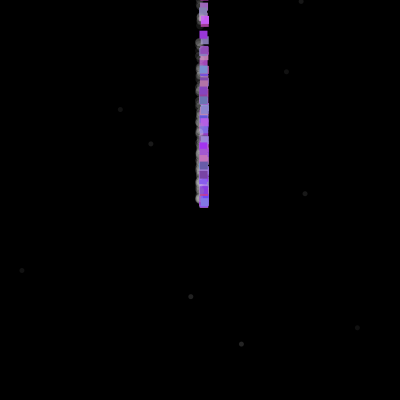
Frame 1 (no input)
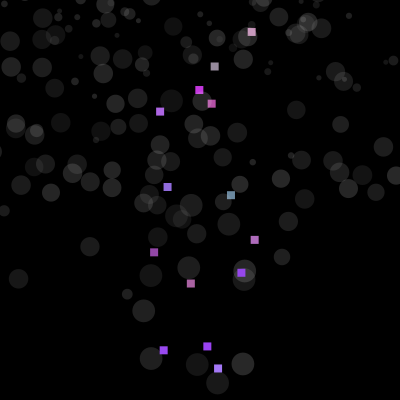
Frame 60 (the mouse pressed at the canvas centre just before this capture)
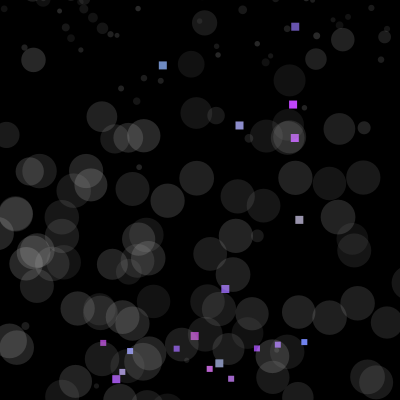
Frame 120 (the mouse held since frame 60 and released just before this capture)

The Processing sketch that drew these frames (run headless with seeded random() and noise(); from frame 60 on, the mouse is pressed at the canvas centre):

// Processing sketch: processing_41642
// ── processing_41642.pde

int num = 300;
GenParticle[] p = new GenParticle[num];

void setup() {
  size(400, 400);
  noStroke();
  smooth();
  for (int i = 0; i < p.length; i++) {
    float velX = random(-1, 1);
    float velY = random(-i);
    if (random(10) > 5) {
      p[i] = new ParticleOne(width/2, height/2, velX, velY, 8, random(width), random(height));
    }
    else {
      p[i] = new ParticleTwo(width/2, height/2, velX, velY, 8, random(width), random(height));
    }
  }
}

void draw() {
  background(0);
  fill(random(200), random(55), 100, 80);
  for (int i = 0; i < p.length; i++) {
    p[i].update();
    p[i].regenerate();
    p[i].display();
  }
}


class ParticleTwo extends GenParticle {
  float age;

  ParticleTwo(float xIn, float yIn, float vxIn, float vyIn, float r, float ox, float oy) {
    super(xIn, yIn, vxIn, vyIn, r, ox, oy);
    age = 0;
  }

  void display() {
    fill(random(100, 255), 40);
    ellipse(x, y, radius, radius);
    radius+=0.25;
    age++;
  }

  void regenerate() {
    if ((x > width + radius) || (x < -radius) ||
      (y > height + radius) || (y < -radius)) {
      x = originX;
      y = originY;
      vx = random(-0.5, 0.5);
      vy = random(-7.0, -5.0);
      radius = 5.0;
      age = 0;
    }
  }
}


class ParticleOne extends GenParticle {
  float age;

  ParticleOne(float xIn, float yIn, float vxIn, float vyIn, float r, float ox, float oy) {
    super(xIn, yIn, vxIn, vyIn, r, ox, oy);
    age = random(100);
  }

  void update() {
    if (y >= height - radius) { //bounces
      y = height - radius;
      vy = -0.5 * vy;
      radius = radius * 0.75;
    }
    vy = vy + gravity;
    y += vy;
    x += vx;
    age++;
  }

  void display() {
    fill(random(100, 200), random(50, 150), random(150, 250));
    rect(x, y, radius, radius);
  }

  void regenerate() {
    if (age > 300) { 
      x = originX;
      y = originY;
      vx = random(-1.5, 1.5);  
      vy = random(-1, -0.5);
      age = 0;
      radius = 5.0;
    }
  }
}


class GenParticle extends Particle {
  float originX, originY;

  GenParticle(float xIn, float yIn, float vxIn, float vyIn, float r, float ox, float oy) {
    super(xIn, yIn, vxIn, vyIn, r);
    originX = ox;
    originY = oy;
  }

  void regenerate() {
    if ((x > width + radius) || (x < -radius) ||
      (y > height + radius) || (y < -radius)) {
      x = originX;
      y = originY;
      vx = random(-1.0, 1.0);
      vy = random(-4.0, -2.0);
    }
  }
}


class Particle {
  float x, y; 
  float vx, vy;
  float radius; 
  float gravity = 0.1;

  Particle(float xpos, float ypos, float velx, float vely, float r) {
    x = xpos;
    y = ypos;
    vx = velx;
    vy = vely;
    radius = r;
  }

  void update() {
    vy = vy + gravity;
    y += vy;
    x += vx;
  }

  void display() {
    ellipse(x, y, radius*2, radius*2);
  }
}
